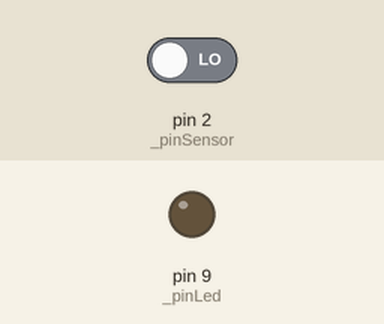
Recording of a sketch running on a simulated Arduino Uno, built with avr-gcc and run on an emulated ATmega328P. On the bench: output pins drawn as LEDs (lit = HIGH). The inputs (shaded band) are chosen by the test bench; at power-on: pin 2 (_pinSensor) LOW.

Above: at 0.3 s.
Timing chart, 0 to 1.8 s (numbered marks = the images above):
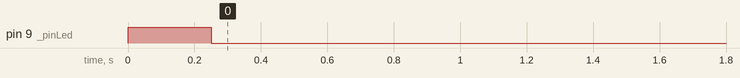

The sketch:

testPullupResistor.ino
```cpp
const int _pinLed = 9;
const int _pinSensor = 2;
int _ledStatus = LOW;

//Circuit explanation: https://www.instructables.com/id/Understanding-the-Pull-up-Resistor-With-Arduino/
//        +   Gnd
//        |   10k resistor
//        |   |-->Vout to arduino pin
//        |   |
//  btn( Vcc Gnd )
//defaults to low; when pressed will be high
//
//Can avoid using an external pull-up or pull-down resistors,
//simply by using the internal existing pull-up resistor within Arduino.
//This may make life easier when we use pushbuttons or external sensors.
//In void setup() {} add digitalWrite(sensorPin1,HIGH);
//Internally you set a pull up resistor to the input pin.
//The state is HIGH when the button in not pressed, and LOW when it is pressed.
//https://www.instructables.com/id/Working-Without-a-Pull-up-Pull-down-Resistor-With-/

void setup() {
  // put your setup code here, to run once:
  Serial.begin(115200);
  pinMode(_pinLed, OUTPUT);
  pinMode(_pinSensor, INPUT);

  while(!Serial){}

  digitalWrite(_pinLed, HIGH);
  delay(250);
  digitalWrite(_pinLed, LOW);
}

void loop() {
  // put your main code here, to run repeatedly:
  int sensorValue = digitalRead(_pinSensor);
  //Serial.println(sensorValue);
  //delay(500);

  if(sensorValue == HIGH){
    if(_ledStatus == LOW){
      digitalWrite(_pinLed, HIGH);
      _ledStatus = HIGH;
    }
    }else{
      if(_ledStatus == HIGH){
        digitalWrite(_pinLed, LOW);
        _ledStatus = LOW;
      }
    }

}
```
